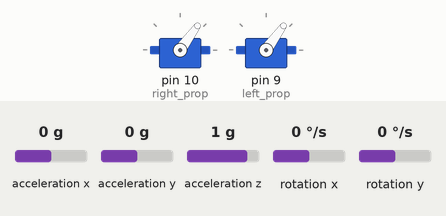
The sketch below on a simulated Arduino Uno, built with avr-gcc and run on an emulated ATmega328P. Parts: 2 × servo. Wiring (inferred from the names in the program): MPU-6050 motion sensor at I2C address 0x68. The inputs (shaded band) are chosen by the test bench; at power-on: acceleration x 0 g, rotation y 0 °/s, acceleration z 1 g, acceleration y 0 g, rotation x 0 °/s. What the sketch prints to the serial monitor is not drawn.

Above: at 8.2 s.
8.3 s: acceleration x set to -1.4 g
At 9.3 s:
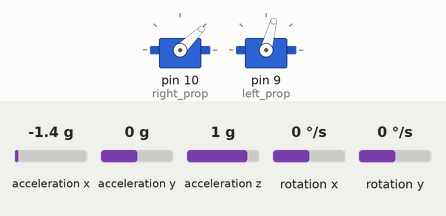
10.3 s: rotation y set to 100 °/s
13.3 s: acceleration x set to 1.4 g
At 14.6 s:
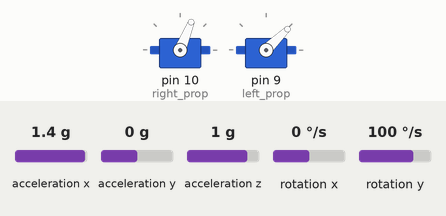
16.3 s: acceleration z set to 0 g
Timing chart, 0 to 20.3 s (numbered marks = the images above; inputs shaded):
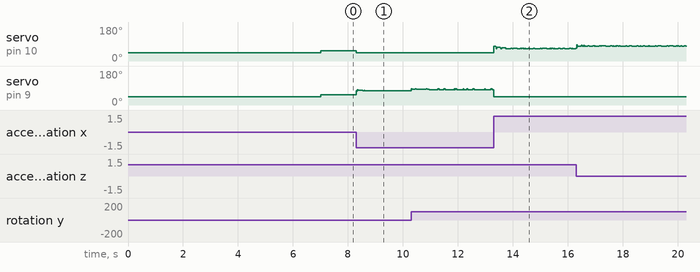

The sketch:

avec_pid.ino.ino
```cpp
#include <Wire.h>
#include <Servo.h>


Servo right_prop;
Servo left_prop;

/*MPU-6050 gives you 16 bits data so you have to create some 16int constants
 * to store the data for accelerations and gyro*/

int16_t Acc_rawX, Acc_rawY, Acc_rawZ,Gyr_rawX, Gyr_rawY, Gyr_rawZ;


float Acceleration_angle[2];
float Gyro_angle[2];
float Total_angle[2];


float elapsedTime, time, timePrev;
int i;
float rad_to_deg = 180/3.141592654;

float PID, pwmLeft, pwmRight, error, previous_error;
float pid_p=0;
float pid_i=0;
float pid_d=0;

double kp=4;
double ki=0.03;
double kd=1;

double throttle=1100; //initial value of throttle to the motors
float desired_angle = 0; //This is the angle in which we whant the
                         //balance to stay steady


void setup() {
  Wire.begin(); //begin the wire comunication
  Wire.beginTransmission(0x68);
  Wire.write(0x6B);
  Wire.write(0);
  Wire.endTransmission(true);
  Serial.begin(250000);
  right_prop.attach(10); //attatch the right motor to pin 9
  left_prop.attach(9);  //attatch the left motor to pin 10

  time = millis(); //Start counting time in milliseconds
  /*In order to start up the ESCs we have to send a min value
   * of PWM to them before connecting the battery. Otherwise
   * the ESCs won't start up or enter in the configure mode.
   * The min value is 1000us and max is 2000us, REMEMBER!*/
  left_prop.writeMicroseconds(1000);
  right_prop.writeMicroseconds(1000);
  delay(7000);

}//end of setup void

void loop() {

/////////////////////////////I M U/////////////////////////////////////
    timePrev = time;  // the previous time is stored before the actual time read
    time = millis();  // actual time read
    elapsedTime = (time - timePrev) / 1000;

  /*The tiemStep is the time that elapsed since the previous loop.
   * This is the value that we will use in the formulas as "elapsedTime"
   * in seconds. We work in ms so we haveto divide the value by 1000
   to obtain seconds*/

  /*Reed the values that the accelerometre gives.
   * We know that the slave adress for this IMU is 0x68 in
   * hexadecimal. For that in the RequestFrom and the
   * begin functions we have to put this value.*/

     Wire.beginTransmission(0x68);
     Wire.write(0x3B); //Ask for the 0x3B register- correspond to AcX
     Wire.endTransmission(false);
     Wire.requestFrom(0x68,6,true);


     Acc_rawX=Wire.read()<<8|Wire.read(); //each value needs two registres
     Acc_rawY=Wire.read()<<8|Wire.read();
     Acc_rawZ=Wire.read()<<8|Wire.read();


     /*---X---*/
     Acceleration_angle[0] = atan((Acc_rawY/16384.0)/sqrt(pow((Acc_rawX/16384.0),2) + pow((Acc_rawZ/16384.0),2)))*rad_to_deg;
     /*---Y---*/
     Acceleration_angle[1] = atan(-1*(Acc_rawX/16384.0)/sqrt(pow((Acc_rawY/16384.0),2) + pow((Acc_rawZ/16384.0),2)))*rad_to_deg;


   Wire.beginTransmission(0x68);
   Wire.write(0x43); //Gyro data first adress
   Wire.endTransmission(false);
   Wire.requestFrom(0x68,4,true); //Just 4 registers

   Gyr_rawX=Wire.read()<<8|Wire.read(); //Once again we shif and sum
   Gyr_rawY=Wire.read()<<8|Wire.read();

   /*Now in order to obtain the gyro data in degrees/seconda we have to divide first
   the raw value by 131 because that's the value that the datasheet gives us*/

   /*---X---*/
   Gyro_angle[0] = Gyr_rawX/131.0;
   /*---Y---*/
   Gyro_angle[1] = Gyr_rawY/131.0;


   /*---X axis angle---*/
   Total_angle[0] = 0.98 *(Total_angle[0] + Gyro_angle[0]*elapsedTime) + 0.02*Acceleration_angle[0];
   /*---Y axis angle---*/
   Total_angle[1] = 0.98 *(Total_angle[1] + Gyro_angle[1]*elapsedTime) + 0.02*Acceleration_angle[1];

   /*Now we have our angles in degree and values from -10º0 to 100º aprox*/
    //Serial.println(Total_angle[1]);


error = Total_angle[1] - desired_angle;


//proportionnel

pid_p = kp*error;

//integrateur

if(error > 10)
{
  pid_i = 0;
}
else if(error < -10)
{
  pid_i = 0;
}
else {
  pid_i +=(ki*error); //0.1s
}

//derivateur
pid_d = kd*((error - previous_error)/elapsedTime);


PID = pid_p + pid_i + pid_d;


if(PID < -1000)
{
  PID=-1000;
}
if(PID > 1000)
{
  PID=1000;
}


pwmLeft = throttle + PID;
pwmRight = throttle - PID;


//Right
if(pwmRight < 1000)
{
  pwmRight= 1000;
}
if(pwmRight > 2000)
{
  pwmRight=2000;
}
//Left
if(pwmLeft < 1000)
{
  pwmLeft= 1000;
}
if(pwmLeft > 2000)
{
  pwmLeft=2000;
}


left_prop.writeMicroseconds(pwmLeft);
right_prop.writeMicroseconds(pwmRight);


Serial.print("error : ");
Serial.println(error);
Serial.print("motor2 : ");
Serial.println(pwmLeft);
Serial.print("motor1 : ");
Serial.println(pwmRight);
previous_error = error;

}//end of loop void
```

Measured:
- after the input at 8.3 s, servo on pin 10 (right_prop): 54° → 44° at once
